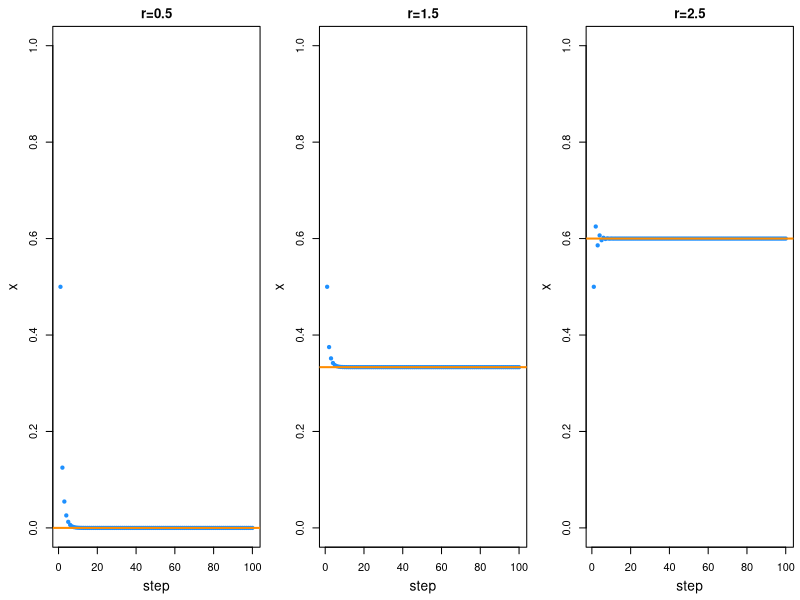
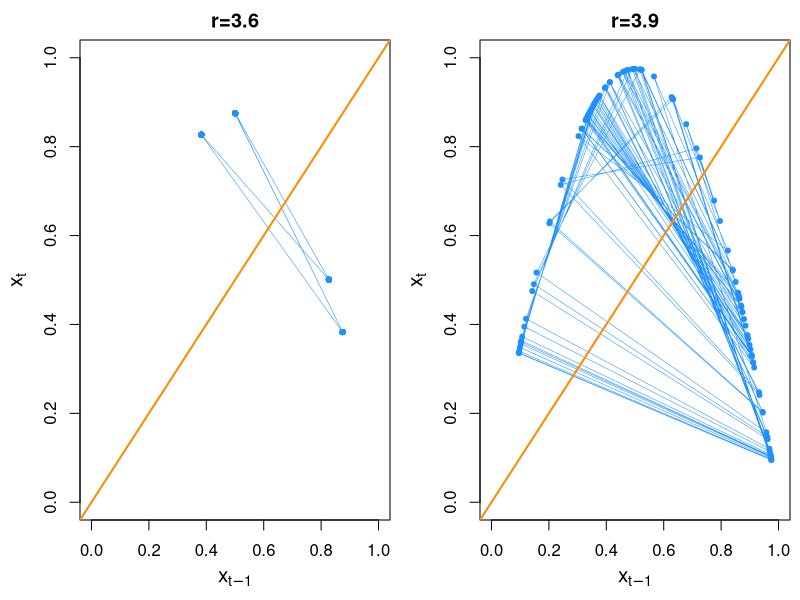
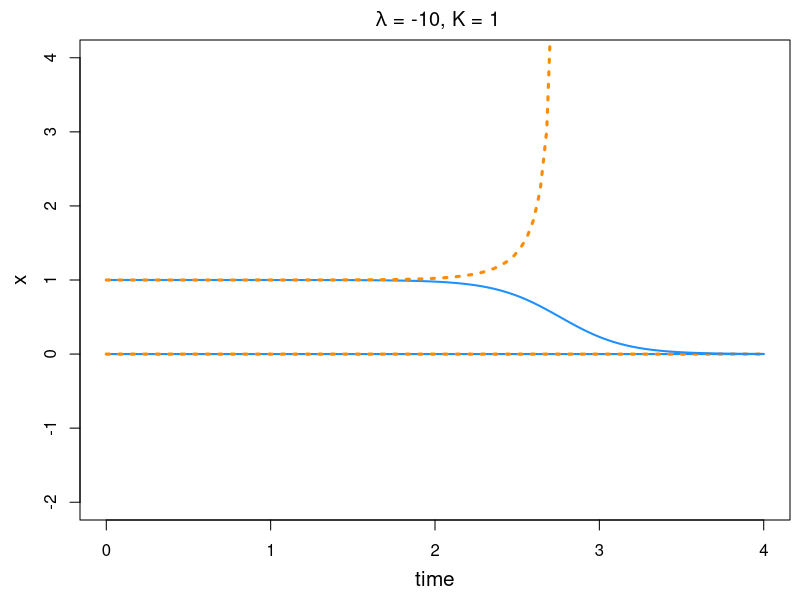
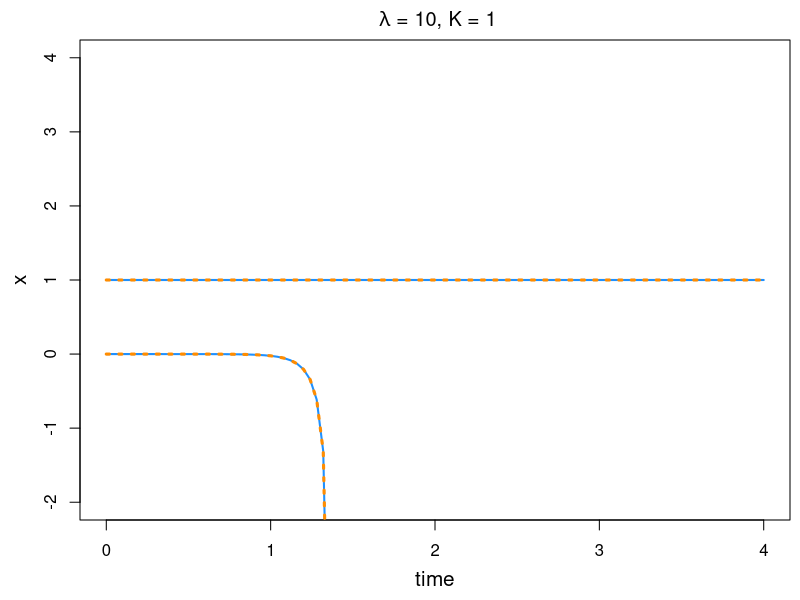

R code for these plots, in order:
## ---- chunk 1
#knitr::opts_chunk$set(echo = TRUE)
#source("draw_matrix.R")
## ---- chunk 2
getRep <- function(init, steps, r) {
  x <- rep(0, steps)
  x[1] <- init
  for (i in 2:steps) {
    x[i] <- r * x[i - 1] * (1 - x[i - 1])
  }
  return(x)
}

steps = 100
x1 = getRep(0.5, steps, 0.5)
x2 = getRep(0.5, steps, 1.5)
x3 = getRep(0.5, steps, 2.5)

par(mar = c(4, 4, 2, 0.5)) # margin size
par(mgp = c(2.5, 1, 0)) # axis localtion
par(cex.lab = 1.25) # size of y axis label 
par(mfrow=c(1,3)) # 1x3 fig


plot(x1, xlab = "step", ylab = "x", main = "r=0.5", col = "dodgerblue",
     pch = 20, ylim = c(0, 1))
abline(h = 0, col = "#ff8c00", lwd = 2)

plot(x2, xlab = "step", ylab = "x", main = "r=1.5", col = "dodgerblue",
     pch = 20, ylim = c(0, 1))
abline(h = 1/3, col = "#ff8c00", lwd = 2)

plot(x3, xlab = "step", ylab = "x", main = "r=2.5", col = "dodgerblue",
     pch = 20, ylim = c(0, 1))
abline(h = 3/5, col = "#ff8c00", lwd = 2)
## ---- chunk 3
x = getRep(0.5, 100, 3.5)
xstm1 <- x[-length(x)]
xst <- x[-1]
y = getRep(0.5, 100, 3.9)
ystm1 <- y[-length(y)]
yst <- y[-1]

par(mar = c(4, 4, 2, 0.5)) # margin size
par(mgp = c(2.5, 1, 0)) # axis localtion
par(cex.lab = 1.25) # size of y axis label 
par(mfrow=c(1,2)) # 1x2

plot(xstm1, xst, xlab = expression(x[t - 1]), ylab = expression(x[t]),
     main = "r=3.6", col = "dodgerblue", pch = 20, xlim = c(0, 1), 
     ylim = c(0,1))
lines(xstm1, xst, col = "dodgerblue", lwd = 0.5)
abline(b = 1, a = 0, col = "#ff8c00", lwd = 2)

plot(ystm1, yst, xlab = expression(x[t - 1]), ylab = expression(x[t]),
     main = "r=3.9", col = "dodgerblue", pch = 20, xlim = c(0, 1), 
     ylim = c(0,1))
lines(ystm1, yst, col = "dodgerblue", lwd = 0.5)
abline(b = 1, a = 0, col = "#ff8c00", lwd = 2)
## ---- chunk 4
library(deSolve)
k = 1
lambda = -5
parms <- c()
my.atol <- c(1e-06)
times <- c(0:100)/25
sdiffeqns <- function(t, s, parms) {
  sd1 <- lambda * s[1] * (1 - s[1]/k)
  list(c(sd1))
}

# just below 0
out1m <- lsoda(c(0 - 1e-06), times, sdiffeqns, rtol = 1e-10, atol = my.atol)
# just above 0
out1p <- lsoda(c(0 + 1e-06), times, sdiffeqns, rtol = 1e-10, atol = my.atol)
# just below k
out2m <- lsoda(c(k - 1e-06), times, sdiffeqns, rtol = 1e-10, atol = my.atol)
# just above k
out2p <- lsoda(c(k + 1e-06), times, sdiffeqns, rtol = 1e-10, atol = my.atol)

plot(out1m, xlab = "time", ylab = "x", col = "dodgerblue", lty = 1, lwd = 2, 
     ylim = c(-2, 4), xlim = c(0, 4),
     main = expression(" "*lambda*" = -10, "*K*" = 1"))
lines(out1m, col = "#ff8c00", lty = 3, lwd = 3)
lines(out2m, col = "dodgerblue", lty = 1, lwd = 2)
lines(out2p, col = "#ff8c00", lty = 3, lwd = 3)
## ---- chunk 5
library(deSolve)
k = 1
lambda = 10
parms <- c()
my.atol <- c(1e-06)
times <- c(0:100)/25
sdiffeqns <- function(t, s, parms) {
  sd1 <- lambda * s[1] * (1 - s[1]/k)
  list(c(sd1))
}

# just below 0
out1m <- lsoda(c(0 - 1e-06), times, sdiffeqns, rtol = 1e-10, atol = my.atol)
# just above 0
out1p <- lsoda(c(0 + 1e-06), times, sdiffeqns, rtol = 1e-10, atol = my.atol)
# just below k
out2m <- lsoda(c(k - 1e-06), times, sdiffeqns, rtol = 1e-10, atol = my.atol)
# just above k
out2p <- lsoda(c(k + 1e-06), times, sdiffeqns, rtol = 1e-10, atol = my.atol)

out1m <- lsoda(c(0 - 1e-06), times, sdiffeqns, rtol = 1e-10, atol = my.atol)
out1p <- lsoda(c(0 + 1e-06), times, sdiffeqns, rtol = 1e-10, atol = my.atol)
out2m <- lsoda(c(k - 1e-06), times, sdiffeqns, rtol = 1e-10, atol = my.atol)
out2p <- lsoda(c(k + 1e-06), times, sdiffeqns, rtol = 1e-10, atol = my.atol)
plot(out1m, xlab = "time", ylab = "x", col = "dodgerblue", lty = 1, lwd = 2, 
     ylim = c(-2, 4), xlim = c(0, 4),
     main = expression(" "*lambda*" = 10, "*K*" = 1"))
lines(out1m, col = "#ff8c00", lty = 3, lwd = 3)
lines(out2m, col = "dodgerblue", lty = 1, lwd = 2)
lines(out2p, col = "#ff8c00", lty = 3, lwd = 3)
